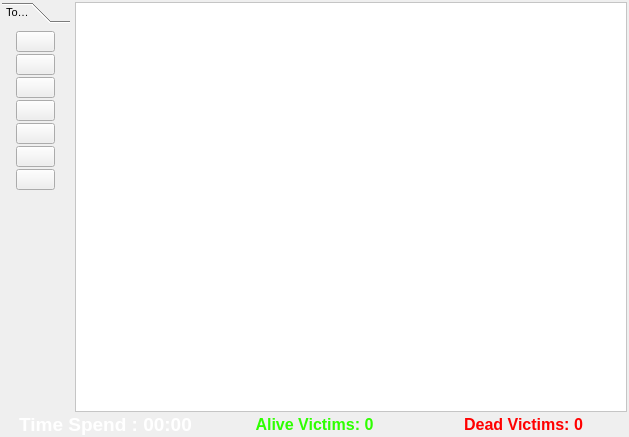
<?xml version="1.0" encoding="UTF-8"?>
<ui version="4.0">
 <class>DashboardForm</class>
 <widget class="QWidget" name="DashboardForm">
  <property name="windowModality">
   <enum>Qt::WindowModal</enum>
  </property>
  <property name="geometry">
   <rect>
    <x>0</x>
    <y>0</y>
    <width>629</width>
    <height>437</height>
   </rect>
  </property>
  <property name="minimumSize">
   <size>
    <width>300</width>
    <height>0</height>
   </size>
  </property>
  <property name="focusPolicy">
   <enum>Qt::NoFocus</enum>
  </property>
  <property name="windowTitle">
   <string>Dashboard</string>
  </property>
  <layout class="QHBoxLayout" name="horizontalLayout_13" stretch="0">
   <property name="leftMargin">
    <number>1</number>
   </property>
   <property name="topMargin">
    <number>1</number>
   </property>
   <property name="rightMargin">
    <number>1</number>
   </property>
   <property name="bottomMargin">
    <number>1</number>
   </property>
   <item>
    <layout class="QVBoxLayout" name="verticalLayout" stretch="25,100,0">
     <property name="spacing">
      <number>0</number>
     </property>
     <item>
      <layout class="QGridLayout" name="topLayout">
       <property name="sizeConstraint">
        <enum>QLayout::SetDefaultConstraint</enum>
       </property>
      </layout>
     </item>
     <item>
      <layout class="QHBoxLayout" name="buttonLayout" stretch="0,0">
       <property name="spacing">
        <number>5</number>
       </property>
       <property name="leftMargin">
        <number>1</number>
       </property>
       <property name="topMargin">
        <number>1</number>
       </property>
       <property name="rightMargin">
        <number>1</number>
       </property>
       <property name="bottomMargin">
        <number>1</number>
       </property>
       <item>
        <widget class="QToolBox" name="toolBox">
         <property name="sizePolicy">
          <sizepolicy hsizetype="Fixed" vsizetype="Preferred">
           <horstretch>0</horstretch>
           <verstretch>0</verstretch>
          </sizepolicy>
         </property>
         <property name="font">
          <font>
           <pointsize>8</pointsize>
          </font>
         </property>
         <property name="currentIndex">
          <number>0</number>
         </property>
         <property name="tabSpacing">
          <number>6</number>
         </property>
         <widget class="QWidget" name="page">
          <property name="geometry">
           <rect>
            <x>0</x>
            <y>0</y>
            <width>68</width>
            <height>365</height>
           </rect>
          </property>
          <property name="sizePolicy">
           <sizepolicy hsizetype="Preferred" vsizetype="Preferred">
            <horstretch>0</horstretch>
            <verstretch>0</verstretch>
           </sizepolicy>
          </property>
          <attribute name="label">
           <string>Tool Box</string>
          </attribute>
          <layout class="QFormLayout" name="formLayout">
           <property name="rowWrapPolicy">
            <enum>QFormLayout::DontWrapRows</enum>
           </property>
           <property name="formAlignment">
            <set>Qt::AlignHCenter|Qt::AlignTop</set>
           </property>
           <property name="horizontalSpacing">
            <number>2</number>
           </property>
           <property name="verticalSpacing">
            <number>2</number>
           </property>
           <property name="leftMargin">
            <number>2</number>
           </property>
           <property name="topMargin">
            <number>2</number>
           </property>
           <property name="rightMargin">
            <number>2</number>
           </property>
           <property name="bottomMargin">
            <number>1</number>
           </property>
           <item row="0" column="0">
            <widget class="QPushButton" name="cameraButton">
             <property name="focusPolicy">
              <enum>Qt::NoFocus</enum>
             </property>
             <property name="text">
              <string/>
             </property>
             <property name="icon">
              <iconset resource="../../resource/resource.qrc">
               <normaloff>:/icons/camera.png</normaloff>:/icons/camera.png</iconset>
             </property>
             <property name="iconSize">
              <size>
               <width>40</width>
               <height>40</height>
              </size>
             </property>
            </widget>
           </item>
           <item row="1" column="0">
            <widget class="QPushButton" name="mapButton">
             <property name="focusPolicy">
              <enum>Qt::NoFocus</enum>
             </property>
             <property name="text">
              <string/>
             </property>
             <property name="icon">
              <iconset resource="../../resource/resource.qrc">
               <normaloff>:/icons/nav.svg</normaloff>:/icons/nav.svg</iconset>
             </property>
             <property name="iconSize">
              <size>
               <width>40</width>
               <height>40</height>
              </size>
             </property>
            </widget>
           </item>
           <item row="2" column="0">
            <widget class="QPushButton" name="autonomousButton">
             <property name="focusPolicy">
              <enum>Qt::NoFocus</enum>
             </property>
             <property name="text">
              <string/>
             </property>
             <property name="icon">
              <iconset resource="../../resource/resource.qrc">
               <normaloff>:/icons/autonomous.png</normaloff>:/icons/autonomous.png</iconset>
             </property>
             <property name="iconSize">
              <size>
               <width>40</width>
               <height>40</height>
              </size>
             </property>
            </widget>
           </item>
           <item row="3" column="0">
            <widget class="QPushButton" name="joystickButton">
             <property name="focusPolicy">
              <enum>Qt::NoFocus</enum>
             </property>
             <property name="text">
              <string/>
             </property>
             <property name="icon">
              <iconset resource="../../resource/resource.qrc">
               <normaloff>:/icons/joystick.png</normaloff>:/icons/joystick.png</iconset>
             </property>
             <property name="iconSize">
              <size>
               <width>40</width>
               <height>40</height>
              </size>
             </property>
            </widget>
           </item>
           <item row="4" column="0">
            <widget class="QPushButton" name="settingButton">
             <property name="focusPolicy">
              <enum>Qt::NoFocus</enum>
             </property>
             <property name="text">
              <string/>
             </property>
             <property name="icon">
              <iconset resource="../../resource/resource.qrc">
               <normaloff>:/icons/settings.png</normaloff>:/icons/settings.png</iconset>
             </property>
             <property name="iconSize">
              <size>
               <width>40</width>
               <height>40</height>
              </size>
             </property>
            </widget>
           </item>
           <item row="5" column="0">
            <widget class="QPushButton" name="saveButton">
             <property name="focusPolicy">
              <enum>Qt::NoFocus</enum>
             </property>
             <property name="text">
              <string/>
             </property>
             <property name="icon">
              <iconset resource="../../resource/resource.qrc">
               <normaloff>:/icons/save.png</normaloff>:/icons/save.png</iconset>
             </property>
             <property name="iconSize">
              <size>
               <width>40</width>
               <height>40</height>
              </size>
             </property>
            </widget>
           </item>
           <item row="6" column="0">
            <widget class="QPushButton" name="exitButton">
             <property name="focusPolicy">
              <enum>Qt::NoFocus</enum>
             </property>
             <property name="text">
              <string/>
             </property>
             <property name="icon">
              <iconset resource="../../resource/resource.qrc">
               <normaloff>:/icons/shutdown.png</normaloff>:/icons/shutdown.png</iconset>
             </property>
             <property name="iconSize">
              <size>
               <width>40</width>
               <height>40</height>
              </size>
             </property>
            </widget>
           </item>
          </layout>
         </widget>
        </widget>
       </item>
       <item>
        <widget class="QFrame" name="rviz_frame">
         <property name="focusPolicy">
          <enum>Qt::NoFocus</enum>
         </property>
         <property name="styleSheet">
          <string notr="true">background-color: rgb(255, 255, 255);</string>
         </property>
         <property name="frameShape">
          <enum>QFrame::StyledPanel</enum>
         </property>
         <property name="frameShadow">
          <enum>QFrame::Raised</enum>
         </property>
        </widget>
       </item>
      </layout>
     </item>
     <item>
      <layout class="QVBoxLayout" name="statusLayout">
       <item>
        <layout class="QHBoxLayout" name="horizontalLayout">
         <item>
          <widget class="QLabel" name="timeLabel">
           <property name="font">
            <font>
             <pointsize>14</pointsize>
             <weight>75</weight>
             <bold>true</bold>
            </font>
           </property>
           <property name="styleSheet">
            <string notr="true">color: rgb(255, 255, 255);
border-color: rgb(255, 255, 255);</string>
           </property>
           <property name="text">
            <string>Time Spend : 00:00</string>
           </property>
           <property name="alignment">
            <set>Qt::AlignCenter</set>
           </property>
          </widget>
         </item>
         <item>
          <widget class="QLabel" name="deadVictimLabel">
           <property name="font">
            <font>
             <pointsize>12</pointsize>
             <weight>75</weight>
             <bold>true</bold>
            </font>
           </property>
           <property name="styleSheet">
            <string notr="true">color: rgb(46, 255, 0);</string>
           </property>
           <property name="frameShadow">
            <enum>QFrame::Plain</enum>
           </property>
           <property name="text">
            <string>Alive Victims: 0</string>
           </property>
           <property name="scaledContents">
            <bool>false</bool>
           </property>
           <property name="alignment">
            <set>Qt::AlignCenter</set>
           </property>
          </widget>
         </item>
         <item>
          <widget class="QLabel" name="aliveVictimLabel">
           <property name="sizePolicy">
            <sizepolicy hsizetype="Preferred" vsizetype="Preferred">
             <horstretch>0</horstretch>
             <verstretch>0</verstretch>
            </sizepolicy>
           </property>
           <property name="font">
            <font>
             <pointsize>12</pointsize>
             <weight>75</weight>
             <bold>true</bold>
            </font>
           </property>
           <property name="styleSheet">
            <string notr="true">color: rgb(255, 0, 0);</string>
           </property>
           <property name="text">
            <string>Dead Victims: 0</string>
           </property>
           <property name="alignment">
            <set>Qt::AlignCenter</set>
           </property>
          </widget>
         </item>
        </layout>
       </item>
      </layout>
     </item>
    </layout>
   </item>
  </layout>
 </widget>
 <resources>
  <include location="../../resource/resource.qrc"/>
 </resources>
 <connections/>
</ui>
